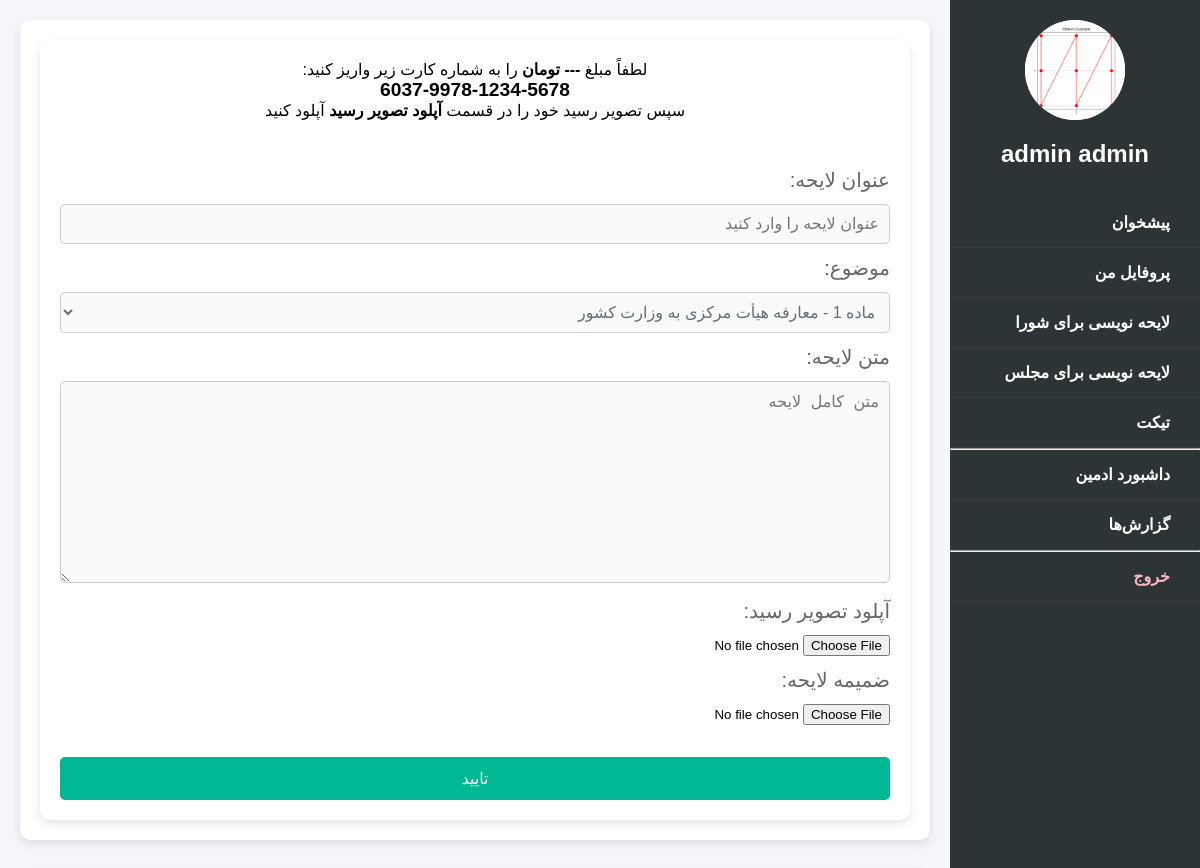
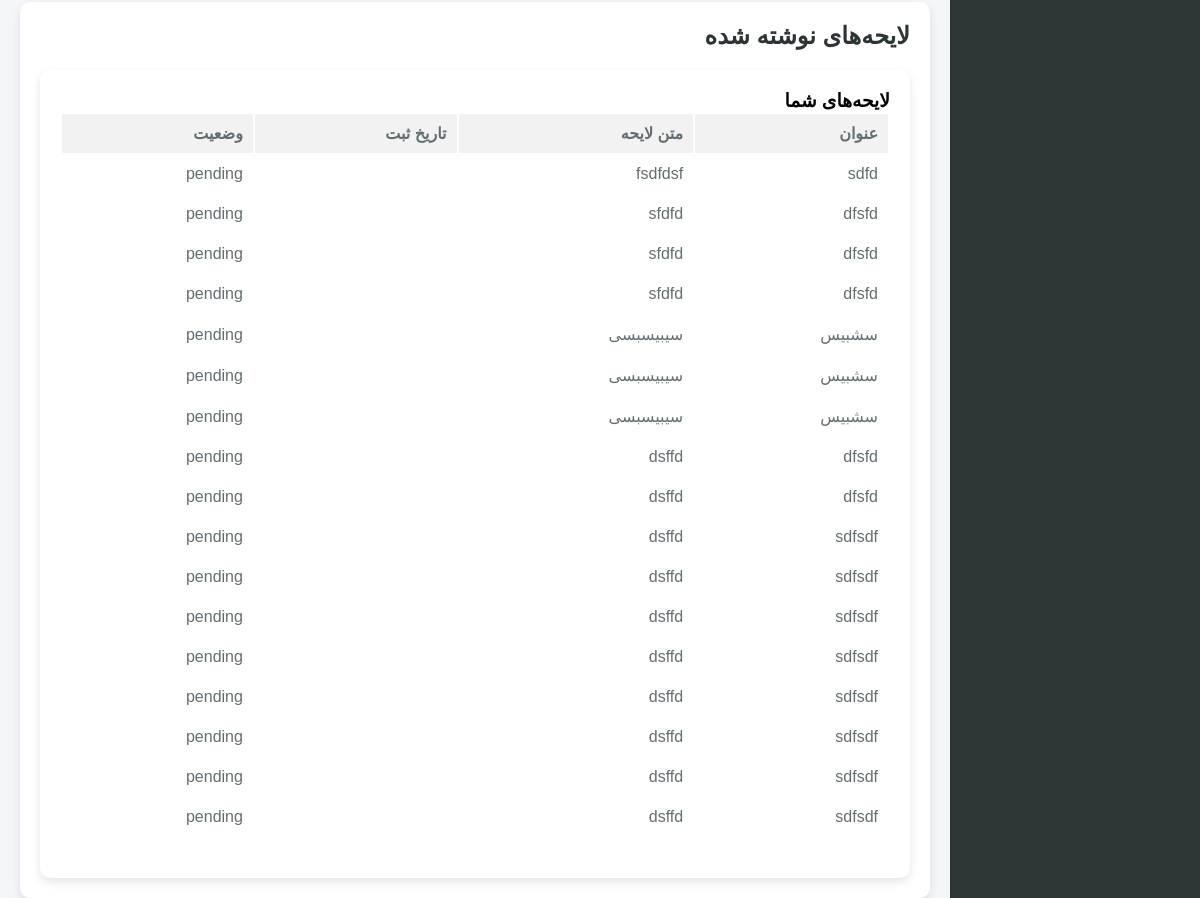
The page /pannel/council/1/ on the database its author committed (2 pictures, top to bottom).
### myapp/models.py (models this page shows, shortened)
class UserAccount(AbstractBaseUser):
    phone_number = models.CharField(max_length=15, default='0000000000', unique=True, verbose_name="شماره تلفن")
    name = models.CharField(max_length=100, verbose_name="نام")
    family = models.CharField(max_length=100, verbose_name="نام خانوادگی")
    state = models.CharField(max_length=150, blank=True, null=True, verbose_name="استان")
    city = models.CharField(max_length=150, blank=True, null=True, verbose_name="شهر")
    address = models.CharField(max_length=150, blank=True, null=True, verbose_name="آدرس")
    birth_date = models.DateField(blank=True, null=True, verbose_name="تاریخ تولد")
    id_card = models.ImageField(upload_to='id_cards/', blank=True, null=True, verbose_name="کارت ملی")
    national_code = models.CharField(max_length=100, blank=True, null=True, verbose_name="کدملی")
    selfie = models.ImageField(upload_to='selfie/', blank=True, null=True, verbose_name="عکس سلفی")
    profile_picture = models.ImageField(upload_to='profile_pictures', blank=True, null=True, verbose_name="عکس پروفایل")
    registration_date = models.DateTimeField(default=timezone.now, verbose_name="سال ساخت اکانت")
    verification_code = models.CharField(max_length=6, blank=True, null=True, verbose_name="کد وریفای")
    is_phone_verified = models.BooleanField(default=False, verbose_name="تایید شماره تلفن")
    is_active = models.BooleanField(default=False, verbose_name="فعال سازی حساب")
    STATUS = [
        ("1", "وریفای نشده"),
        ("2", "درحال بررسی"),
        ("3", "نیاز به تغییرات"),
        ("4", "وریفای شده"),
    ]
    is_verified = models.CharField(choices=STATUS, default="1", max_length=30, verbose_name="وضعیت وریفای حساب")
    is_staff = models.BooleanField(default=False, verbose_name="ادمین")
    groups = models.ManyToManyField(Group, blank=True)
    user_permissions = models.ManyToManyField(Permission, blank=True)
    objects = UserManager()
    USERNAME_FIELD = 'phone_number'  # شماره تلفن به عنوان نام کاربری
    REQUIRED_FIELDS = ['name', 'family', 'birth_date', 'national_code']
    class Meta:
        verbose_name = "کاربر ها"
        verbose_name_plural = "کاربر ها"

### shora/models.py (models this page shows, shortened)
class Document(models.Model):
    title = models.CharField(max_length=255)
    text = models.TextField(null=True)
    SUBJECT_CHOICES = [
        ('madde1',
         'ماده 1 - معارفه هیأت مرکزی به وزارت کشور'),
        ('madde2',
         'ماده 2 -انتخاب وزارت کشور به عنوان محل کار توسط هیأت مرکزی و انتخاب استانداری ها,فرمانداری ها یا بخش داری ها به عنوان محل کار توسط هیأت های نظارت استان و حوزه های انتخابیه'),
        ('madde3',
         'ماده 3 - هیأت مرکزی بر کلیه مراحل انتخابات و اقدامات وزارت کشور نظارت خواهد کرد.'),
        ('madde4',
         'ماده 4 - دستورالعمل اجرایی برگزاری انتخابات مجلس شورای اسلامی توسط وزارت کشور تهیه و با تصویب شورای نگهبان به اجرا درمی‌آید.'),
        ('madde5',
         'ماده 5 - هیأت مرکزی نظارت در سراسر کشور و هیأت‌های نظارت پنج‌نفری در تهران و استان‌ها، بر کیفیت انتخابات نظارت دارند.'),
        ('madde6',
         'ماده 6 - نظارت بر انتخابات از طریق گزارش‌های وزارت کشور، بازرسی‌های مستقل، بررسی شکایات و تعیین ناظر صورت می‌گیرد.'),
        ('madde7',
         'ماده 7 - تعیین هیأت‌ 5 نفره با شرایط مذکور در ماده ی یک توسط هیأت‌ مرکزی نظارت بر انتخابات.'),
        ('madde8',
         'ماده 8 - معرفی سه نفر با شرایط مذکور در ماده یک توسط هیأت‌ نظارت استان برای حوزه های انتحابیه'),
        ('madde9',
         'ماده 9 - هیأت‌های سه‌نفری موظفند افراد واجد شرایط را برای نظارت بر حوزه‌های فرعی انتخاب کنند.'),
        ('madde10',
         'ماده 10 - هیأت مرکزی نظارت موطفند قبل از هرگونه شکایت، گزارش‌های وزارت کشور و هیأت‌های شورا را بررسی کرده.'),
        ('madde11',
         'ماده 11 -هیأت مرکزی موظف است مدارک حاکی از لزوم توقف انتخابات را برای شورای نگهبان بفرستد و مستفیما حق ابطال انتخابات را ندارد'),
        ('madde12',
         'ماده 12 - چنانچه تخلفاتی مشاهده شود، شورای نگهبان موظف است مراتب را برای توقف انتخابات به وزارت کشور ارائه کند.'),
        ('madde13',
         'ماده 13 - وزارت کشور موظف است انتخابات مجدد را با تأیید شورای نگهبان برگزار کند.'),
        ('madde14',
         'ماده 14 - هرگونه اقدام در رابطه با ابطال یا توقف انتخابات بدون رای شورای نگهبان اعتبار  قانونی ندارد.'),
        ('madde15',
         'ماده 15 - نتایج تخلفات انتخاباتی توسط هیأت های سه نفره بررسی شده و در صورت لزوم به مقامات مربوطه گزارش داده می‌شود.'),
        ('madde16',
         'ماده 16 - صورت‌جلسات و اقدامات باید به وزارت کشور و هیأت‌های نظارتی ارسال شوند.'),
        ('madde17',
         'ماده 17 - تعیین اختیارات بازرسان هیأت پنج نفره طبق قانون انتخابات تعیین شده است.'),
        ('madde18',
         'ماده 18 - هزینه نظارت از محل هزینه‌های انتخابات مجلس پرداخت می‌شود.'),
        ('madde19',
         'ماده 19 - یک ماه پیش از شروع انتخابات، وزارت کشور موظف است تأیید شورای نگهبان را بگیرد.'),
        ('madde20',
         'ماده 20 - هر قانونی که با نظارت شورای نگهبان معارض باشد، اعتبار قانونی ندارد.'),
    ]
    subject = models.CharField(max_length=10, choices=SUBJECT_CHOICES, default='Chois')
    STATUS_CHOICES = (
        ('pending', 'در حال بررسی'),
        ('approved', 'تایید شده'),
        ('rejected', 'رد شده'),
    )
    status = models.CharField(max_length=10, choices=STATUS_CHOICES, default='pending')
    user = models.ForeignKey(UserAccount, on_delete=models.CASCADE)
    receipt_image = models.ImageField(upload_to='documents/receipt_image/')
    Letterattachment = models.FileField(upload_to='documents/Letterattachment/')
    created_at = models.DateTimeField(auto_now_add=True)
    def get_jalali_date(self):
        return date2jalali(self.created_at)
    class Meta:
        ordering = ['-created_at']  # نمایش لایحه‌ها به ترتیب تاریخ ثبت

### shora/views.py (the view)
# urls.py: path('pannel/council/<int:user_id>/', views.council, name='council'),
def council(request, user_id):
    user = get_object_or_404(UserAccount, id=user_id)
    documents = Document.objects.filter(user=user)
    return handle_form_submission(
        request=request,
        user=user,
        form_class=ReceiptUploadForm,
        template_name='council.html',
        documents=documents,
        success_url='app1:upload_document_success',
        model_class=Document  # مدل Document را ارسال می‌کنیم
    )

### shora/forms.py
class ReceiptUploadForm(forms.ModelForm):
    title = forms.CharField(
        max_length=255,
        required=True,
        label="عنوان لایحه",
        widget=forms.TextInput(attrs={'placeholder': 'عنوان لایحه را وارد کنید'})
    )
    text = forms.CharField(
        widget=forms.Textarea(attrs={'placeholder': 'متن کامل لایحه'}),
        required=False,
        label="متن لایحه"
    )
    subject = forms.ChoiceField(
        choices=Document.SUBJECT_CHOICES,
        required=True,
        label="موضوع"
    )
    receipt_image = forms.FileField(
        required=True,
        label="آپلود تصویر رسید",
        widget=forms.ClearableFileInput(attrs={'accept': 'image/jpeg, image/png, image/gif'})
    )
    Letterattachment = forms.FileField(
        required=False,
        label="ضمیمه لایحه",
        widget=forms.ClearableFileInput(attrs={'accept': 'application/pdf, .docx'})
    )
    class Meta:
        model = Document
        fields = ['title','subject', 'text', 'receipt_image' ,'Letterattachment']

### shora/templates/council.html (shortened to what this page needs)
<!DOCTYPE html>
<html lang="fa">
<head>
    <link rel="stylesheet" href="https://unpkg.com/ionicons@4.5.10-0/dist/css/ionicons.min.css">
</head>
<body>
{% include 'pannel/menu.html' %}
<main class="main-content">
    <div class="document-section">
        <div class="document-form">
            <div style="margin-bottom: 4vw; width: 100%; height: fit-content; align-items: center; display: flex;flex-direction: column">
                <p>لطفاً مبلغ <strong>--- تومان</strong> را به شماره کارت زیر واریز کنید:</p>
                <p style="font-size: 1.2em; font-weight: bold;">6037-9978-1234-5678</p>
                <p>سپس تصویر رسید خود را در قسمت <strong>آپلود تصویر رسید</strong> آپلود کنید</p>
            </div>
            <form method="post" enctype="multipart/form-data">
                {{ form.as_table }}
                <input type="submit" value="تایید">
            </form>
        </div>
    </div>
    <div class="document-section">
        <h2>لایحه‌های نوشته شده</h2>
        <div class="document-form">
            <h3>لایحه‌های شما</h3>
            {% if documents %}
                <table>
                    <thead>
                    <tr>
                        <th>عنوان</th>
                        <th>متن لایحه</th>
                        <th>تاریخ ثبت</th>
                        <th>وضعیت</th>
                    </tr>
                    </thead>
                    <tbody>
                    {% for document in documents %}
                        <tr>
                            <td>{{ document.title }}</td>
                            <td>{{ document.text }}</td>
                            <td>{{ document.get_jalali_date }}</td>
                            <td>{{ document.status }}</td>
                        </tr>
                    {% endfor %}
                    </tbody>
                </table>
            {% else %}
                <p>شما هنوز لایحه‌ای ثبت نکرده‌اید.</p>
            {% endif %}
        </div>
    </div>
</main>
</body>
</html>

### myapp/templates/pannel/menu.html (shortened to what this page needs)
{% load static %}
<aside class="sidebar" id="sidebar">
    <div class="profile-pic">
        {% if user.profile_picture %}
            <img src="{{ user.profile_picture.url }}" alt="Profile Picture">
        {% else %}
            <img src="{% static 'images/dprofile.webp' %}" alt="Default Profile Picture">
        {% endif %}
    </div>
    <h2>{{ user.name }} {{ user.family }}</h2>
    <ul>
        <li>
            <a href="{% url 'home' %}">
                <span>پیشخوان</span>
            </a>
        </li>
        <li>
            <a href="{% url 'profile' %}">
                <span>پروفایل من</span>
            </a>
        </li>
        <li>
            <a href="{% url 'app1:council' user_id=user.id %}">
                <span>لایحه نویسی برای شورا</span>
            </a>
        </li>
        <li>
            <a href="{% url 'app1:assembly' user_id=user.id %}" disabled="True">
                <span>لایحه نویسی برای مجلس</span>
            </a>
        </li>
        <li>
            <a href="{% url 'tickets:ticket_list' %}">
                <span>تیکت</span>
            </a>
        </li>
    {% if user.is_staff %}
    <hr>
        <li>
            <a href="../admin">
                <span>داشبورد ادمین</span>
            </a>
        </li>
        <li>
        <li>
            <a href="{% url 'tickets:admin_dashboard' %}">
                <span>گزارش‌ها</span>
            </a>
        </li>
        {% endif %}
        <hr>
        <li>
            <a href="{% url 'logout' %}" style="color: lightpink;">
                <span>خروج</span>
            </a>
        </li>
    </ul>
</aside>

### shora/templates/council.html (style rules this page uses)
* { margin: 0; padding: 0; box-sizing: border-box; }
body { font-family: 'Arial', sans-serif; background-color: #f5f6fa; direction: rtl; display: flex; height: 100vh; }
.main-content { margin-right: 250px; padding: 20px; width: 100%; transition: margin-right 0.3s; }
label { position: relative; color: #666666; font-weight: 400; font-size: 20px; }
.document-section { display: flex; flex-direction: column; background-color: #ffffff; padding: 20px; border-radius: 10px; box-shadow: 0 4px 10px rgba(0, 0, 0, 0.1); margin-bottom: 30px; }
.document-section h2 { color: #2d3436; margin-bottom: 20px; }
.document-form { background-color: #ffffff; padding: 20px; border-radius: 10px; box-shadow: 0 4px 10px rgba(0, 0, 0, 0.1); }
.document-form table { width: 100%; margin-bottom: 20px; }
.document-form table th, .document-form table td { padding: 10px; text-align: right; font-size: 16px; color: #636e72; }
.document-form table th { background-color: #f2f2f2; font-weight: bold; }
input[type="text"], input[type="email"], input[type="password"], select, textarea { width: 100%; padding: 10px; margin-top: 1vw; margin-bottom: 1vw; border: 1px solid #ccc; border-radius: 5px; font-size: 16px; color: #636e72; background-color: #fafafa; transition: border-color 0.3s; }
input[type="submit"] { background-color: #00b894; color: #ffffff; padding: 12px 20px; border: none; border-radius: 5px; font-size: 16px; cursor: pointer; width: 100%; margin-top: 20px; transition: background-color 0.3s; }
input[type="file"] { position: relative; display: flex; margin-top: 1vw; margin-bottom: 1vw; flex-direction: row; width: 100%; }

### myapp/templates/pannel/menu.html (style rules this page uses)
body { font-family: Arial, sans-serif; direction: rtl; text-align: right; margin: 0; padding: 0; }
.sidebar { width: 250px; background-color: #2d3436; color: #fff; display: flex; flex-direction: column; align-items: center; padding-top: 20px; position: fixed; height: 100%; transition: transform 0.3s ease-in-out; z-index: 2; }
.sidebar h2 { margin-bottom: 30px; }
.profile-pic { width: 100px; height: 100px; border-radius: 50%; background-color: #dfe6e9; overflow: hidden; margin-bottom: 20px; }
.profile-pic img { width: 100%; height: 100%; object-fit: cover; }
.sidebar ul { list-style: none; width: 100%; }
.sidebar ul li a { padding: 15px 20px; display: flex; align-items: center; cursor: pointer; border-bottom: 1px solid #3d3d3d; transition: background 0.3s; text-decoration: none; color: white; font-weight: 600; }
.sidebar ul li span { flex: 1; }

### rows shown on the page
UserAccount: profile_picture (picture), name "admin", family "admin"
Document: title "sdfd", text "fsdfdsf", status "pending"
Document: title "dfsfd", text "sfdfd", status "pending"
Document: title "dfsfd", text "sfdfd", status "pending"
Document: title "dfsfd", text "sfdfd", status "pending"
Document: title "سشبیس", text "سیبیسبسی", status "pending"
Document: title "سشبیس", text "سیبیسبسی", status "pending"
Document: title "سشبیس", text "سیبیسبسی", status "pending"
Document: title "dfsfd", text "dsffd", status "pending"
Document: title "dfsfd", text "dsffd", status "pending"
Document: title "sdfsdf", text "dsffd", status "pending"
Document: title "sdfsdf", text "dsffd", status "pending"
Document: title "sdfsdf", text "dsffd", status "pending"
Document: title "sdfsdf", text "dsffd", status "pending"
Document: title "sdfsdf", text "dsffd", status "pending"
Document: title "sdfsdf", text "dsffd", status "pending"
Document: title "sdfsdf", text "dsffd", status "pending"
Document: title "sdfsdf", text "dsffd", status "pending"
